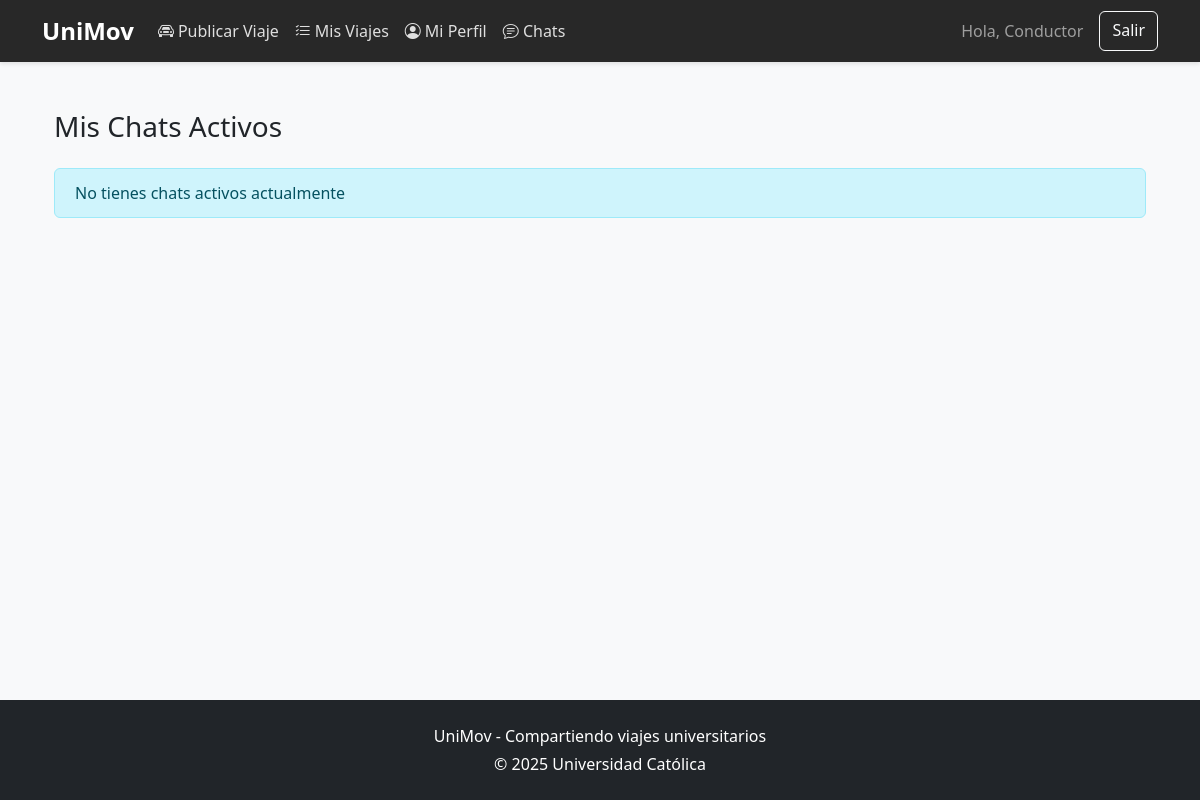
The page /chats/ (signed in) on the database as committed earlier.
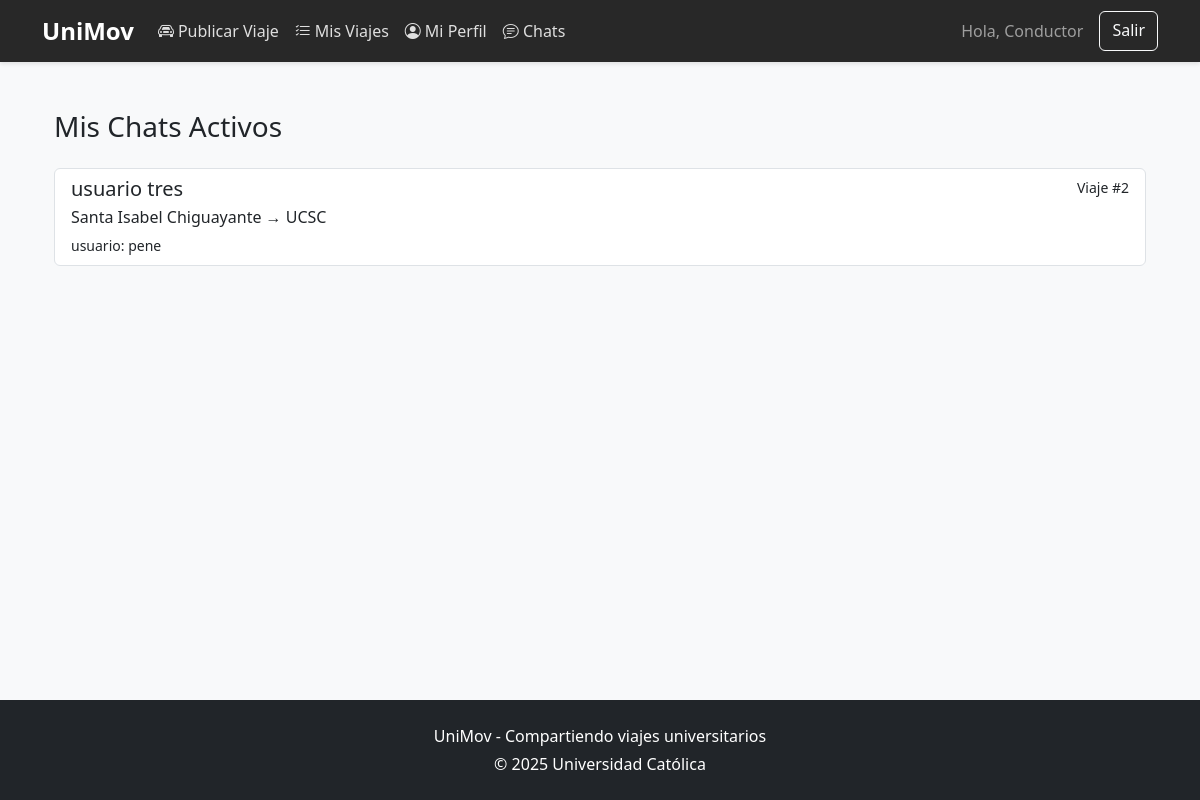
The same page on the database as committed later.
### core/models.py (models this page shows, shortened)
class ChatViaje(models.Model):
    viaje = models.ForeignKey('Viaje', on_delete=models.CASCADE, related_name='chats')
    pasajero = models.ForeignKey(User, on_delete=models.CASCADE, related_name='chats_como_pasajero')
    conductor = models.ForeignKey(User, on_delete=models.CASCADE, related_name='chats_como_conductor')
    activo = models.BooleanField(default=True)
    creado_en = models.DateTimeField(auto_now_add=True)
    class Meta:
        unique_together = ('viaje', 'pasajero')
    def tiene_mensajes_no_leidos(self, usuario):
        if usuario.tipo_usuario == 'pasajero':
            return self.mensajes.filter(leido=False, autor=self.conductor).exists()
        return False

class Usuario(AbstractUser):
    TIPO_USUARIO_CHOICES = [
        ('conductor', 'Conductor'),
        ('pasajero', 'Pasajero'),
    ]
    tipo_usuario = models.CharField(max_length=10, choices=TIPO_USUARIO_CHOICES, default='pasajero')
    run = models.CharField(max_length=12)
    telefono = models.CharField(max_length=15, blank=True, null=True)
    universidad = models.CharField(max_length=100, blank=True, null=True)
    calificacion = models.FloatField(
        validators=[MinValueValidator(0.0), MaxValueValidator(5.0)],
        default=5.0
    )
    aprobado = models.BooleanField(default=False, verbose_name="Cuenta aprobada")
    fecha_registro = models.DateTimeField(auto_now_add=True)
    documento_pdf = models.BinaryField(null=True, blank=True, editable=True)
    documento_nombre = models.CharField(max_length=255, null=True, blank=True)
    documento_tipo = models.CharField(max_length=100, null=True, blank=True)
    documento_size = models.PositiveIntegerField(null=True, blank=True)

class Viaje(models.Model):
    conductor = models.ForeignKey(Usuario, on_delete=models.CASCADE, related_name='viajes_conductor')
    vehiculo = models.ForeignKey(Vehiculo, on_delete=models.CASCADE, related_name='viajes')
    origen = models.CharField(max_length=255)
    destino = models.CharField(max_length=255)
    fecha_hora_salida = models.DateTimeField()
    asientos_disponibles = models.PositiveIntegerField()
    precio_por_pasajero = models.DecimalField(max_digits=10, decimal_places=2)
    descripcion = models.TextField(blank=True, null=True)
    activo = models.BooleanField(default=True)
    creado_en = models.DateTimeField(auto_now_add=True)

class MensajeChat(models.Model):
    chat = models.ForeignKey(ChatViaje, on_delete=models.CASCADE, related_name='mensajes')
    autor = models.ForeignKey(User, on_delete=models.CASCADE)
    contenido = models.TextField()
    leido = models.BooleanField(default=False)
    creado_en = models.DateTimeField(auto_now_add=True)
    class Meta:
        ordering = ['creado_en']

### core/views.py (the view)
# urls.py: path('chats/', views.listar_chats, name='lista_chats'),
@login_required
def listar_chats(request):
    chats = ChatViaje.objects.filter(
        Q(conductor=request.user) | Q(pasajero=request.user),
        activo=True
    ).select_related('pasajero', 'conductor', 'viaje')
    for chat in chats:
        chat.reserva = Reserva.objects.filter(
            viaje=chat.viaje,
            pasajero=chat.pasajero
        ).first()
        chat.tiene_no_leidos = chat.tiene_mensajes_no_leidos(request.user)
    chats_validos = [chat for chat in chats if chat.reserva]
    return render(request, 'core/lista_chats.html', {
        'chats': chats_validos,
        'es_conductor': request.user.tipo_usuario == 'conductor'
    })

### core/templates/core/lista_chats.html (shortened to what this page needs)
{% extends 'core/base.html' %}
{% block content %}
<div class="container py-4">
    <h2 class="mb-4">Mis Chats Activos</h2>
    <div class="list-group">
        {% for chat in chats %}
        <a href="{% url 'ver_chat' chat.reserva.id %}" class="list-group-item list-group-item-action">
            <div class="d-flex w-100 justify-content-between">
                <h5 class="mb-1">
                    {% if es_conductor %}
                        {{ chat.pasajero.get_full_name }}
                    {% else %}
                        {{ chat.conductor.get_full_name }}
                    {% endif %}
                </h5>
                <small>Viaje #{{ chat.viaje.id }}</small>
            </div>
            <p class="mb-1">
                {{ chat.viaje.origen }} → {{ chat.viaje.destino }}
            </p>
            <small>
                {% with ultimo_mensaje=chat.mensajes.last %}
                    {% if ultimo_mensaje %}
                        {{ ultimo_mensaje.autor.get_short_name }}: {{ ultimo_mensaje.contenido|truncatechars:30 }}
                    {% else %}
                        Sin mensajes aún
                    {% endif %}
                {% endwith %}
            </small>
        </a>
        {% empty %}
        <div class="alert alert-info">
            No tienes chats activos actualmente
        </div>
        {% endfor %}
    </div>
</div>
{% endblock %}

Rows that differ between the two databases and show on the page:
added ChatViaje: pasajero.get_full_name "usuario tres", viaje.id "2", viaje.origen "Santa Isabel Chiguayante", viaje.destino "UCSC", mensajes.last.autor.get_short_name "usuario", mensajes.last.contenido "pene"
Other text that changed with them:
text no longer shown: "No tienes chats activos actualmente"
